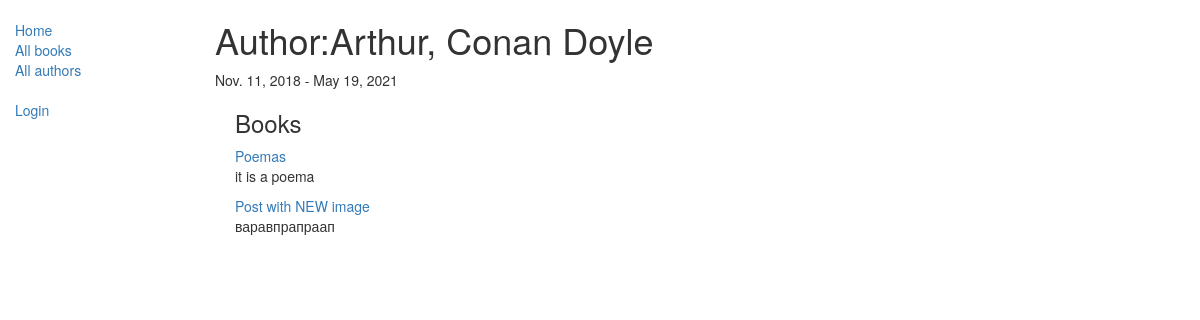
Page /author/1 on the committed database.
### catalog/models.py (models this page shows, shortened)
class Author(models.Model):
    first_name = models.CharField(max_length=100)
    last_name = models.CharField(max_length=100)
    date_of_birth = models.DateField(null=True, blank=True)
    date_of_death = models.DateField('Died', null=True, blank=True)
    class Meta:
        ordering = ['last_name']

class Book(models.Model):
    title = models.CharField(max_length=200)
    author = models.ForeignKey('Author', on_delete=models.SET_NULL, null=True)
    summary = models.TextField(max_length=1000, help_text="Enter a brief description of the book")
    isbn = models.CharField('ISBN', max_length=13,
                            help_text='13 Character <a href="https://www.isbn-international.org/content/what-isbn'
                                      '">ISBN number</a>')
    genre = models.ManyToManyField(Genre, help_text="Select a genre for this book")
    language = models.ForeignKey('Language', on_delete=models.SET_NULL, null=True)
    class Meta:
        ordering = ['title', 'author']
    def display_genre(self):
        """Creates a string for the Genre. This is required to display genre in Admin."""
        return ', '.join([genre.name for genre in self.genre.all()[:3]])
    display_genre.short_description = 'Genre'
    def get_absolute_url(self):
        return reverse('book-detail', args=[str(self.id)])

### catalog/views.py (the view)
# urls.py: url(r'^author/(?P<pk>\d+)$', views.AuthorDetailView.as_view(), name='author-detail'),
class AuthorDetailView(generic.DetailView):
    model = Author

### catalog/templates/catalog/author_detail.html (shortened to what this page needs)
{% extends "base_generic.html" %}
{% block content %}
  <h1>Author:{{ author.first_name }}, {{ author.last_name }}</h1>
  <p>{{author.date_of_birth}} -
      {% if author.date_of_death %}
      {{author.date_of_death}}
      {% endif %}
  </p>
  <div style="margin-left:20px;margin-top:20px">
    <h3>Books</h3>
    {% for book in author.book_set.all %}
        <a href="{{ book.get_absolute_url }}">{{book.title}}</a>
        <p>{{book.summary}}</p>
    {% endfor %}
  </div>
{% endblock %}

### rows in the picture
Author: first_name "Arthur", last_name "Conan Doyle", date_of_birth "Nov. 11, 2018", date_of_death "May 19, 2021"
Book: title "Poemas", summary "it is a poema"
Book: title "Post with NEW image", summary "варавпрапраап"
